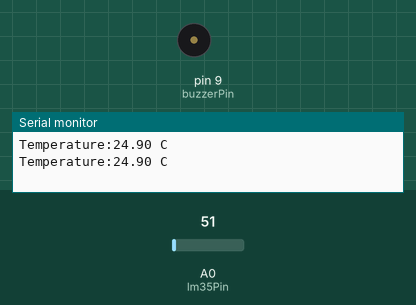
Recording of a sketch running on a simulated Arduino Uno, built with avr-gcc and run on an emulated ATmega328P. Parts: buzzer (waves = sounding, pin HIGH), the last lines printed to the serial monitor. The test bench sets the inputs (shaded band); at power-on: A0 (lm35Pin) = 51.

Above: at 1.8 s.
1.9 s: A0 (lm35Pin) set to 44
3.4 s: A0 (lm35Pin) set to 37
At 4.9 s:
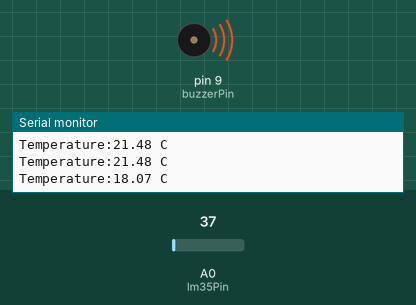
5.5 s: A0 (lm35Pin) set to 61
At 6.5 s:
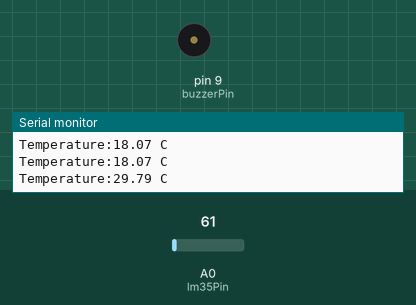
7.5 s: A0 (lm35Pin) set to 30
At 9.3 s:
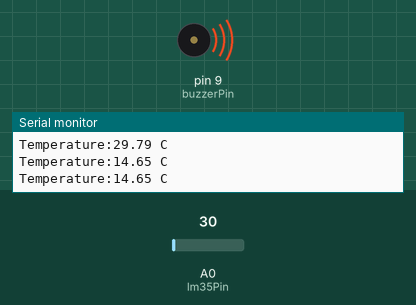
Timing chart, 0 to 10.5 s (numbered marks = the images above; inputs shaded):
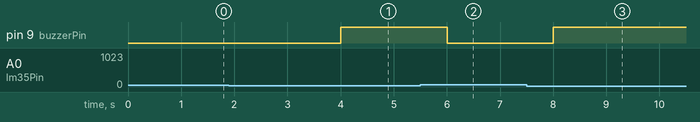

Measured:
- the behaviour switches between 41 and 40 on A0 (lm35Pin) (found by bisection; images 0 and 1)
- after the input at 3.4 s, pin 9 (buzzerPin): LOW → HIGH after 0.60 s
- after the input at 5.5 s, pin 9 (buzzerPin): HIGH → LOW after 0.50 s
- after the input at 7.5 s, pin 9 (buzzerPin): LOW → HIGH after 0.51 s

The sketch:

heatsensor.ino
```cpp
const int lm35Pin= A0;
const int buzzerPin=9;
void setup() {
  // put your setup code here, to run once:
  Serial.begin(9600);
  pinMode(lm35Pin, INPUT);
  pinMode(buzzerPin, OUTPUT);
}

void loop() {
  // put your main code here, to run repeatedly:
  float sensorValue= analogRead(lm35Pin);
  float temperature= (sensorValue/1024.0)*500.0;
  Serial.print("Temperature:");
  Serial.print(temperature);
  Serial.println(" C ");
  if(temperature<=20){
    digitalWrite(buzzerPin, HIGH);
  }
  else{
    digitalWrite(buzzerPin, LOW);
  }
  delay(1000);
}
```
